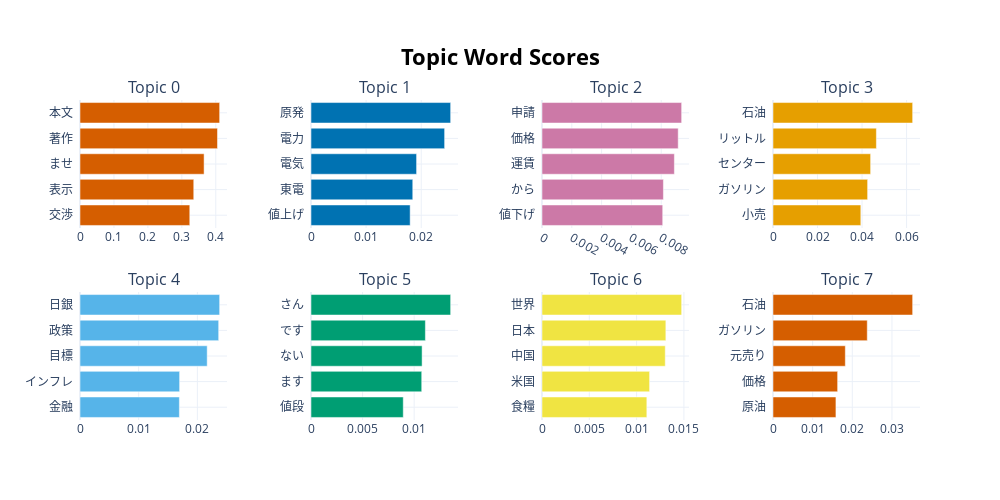

The cell this chart's notebook holds for it:
### Code cell
topic_model.visualize_barchart()

### Figure 1 — Plotly figure (JSON) as saved in the notebook; plotly's stock layout.template omitted (floating-point values rounded to 4 significant figures)
{"data": [{"marker": {"color": "#D55E00"}, "orientation": "h", "type": "bar", "x": [0.3234, 0.3351, 0.3655, 0.405, 0.4114], "xaxis": "x", "y": ["交渉  ", "表示  ", "ませ  ", "著作  ", "本文  "], "yaxis": "y"}, {"marker": {"color": "#0072B2"}, "orientation": "h", "type": "bar", "x": [0.01799, 0.01846, 0.01915, 0.02424, 0.02534], "xaxis": "x2", "y": ["値上げ  ", "東電  ", "電気  ", "電力  ", "原発  "], "yaxis": "y2"}, {"marker": {"color": "#CC79A7"}, "orientation": "h", "type": "bar", "x": [0.008099, 0.008145, 0.008881, 0.009138, 0.00937], "xaxis": "x3", "y": ["値下げ  ", "から  ", "運賃  ", "価格  ", "申請  "], "yaxis": "y3"}, {"marker": {"color": "#E69F00"}, "orientation": "h", "type": "bar", "x": [0.03945, 0.0425, 0.04385, 0.04643, 0.06273], "xaxis": "x4", "y": ["小売  ", "ガソリン  ", "センター  ", "リットル  ", "石油  "], "yaxis": "y4"}, {"marker": {"color": "#56B4E9"}, "orientation": "h", "type": "bar", "x": [0.01693, 0.01697, 0.02167, 0.02363, 0.0238], "xaxis": "x5", "y": ["金融  ", "インフレ  ", "目標  ", "政策  ", "日銀  "], "yaxis": "y5"}, {"marker": {"color": "#009E73"}, "orientation": "h", "type": "bar", "x": [0.008944, 0.01073, 0.01077, 0.01109, 0.01354], "xaxis": "x6", "y": ["値段  ", "ます  ", "ない  ", "です  ", "さん  "], "yaxis": "y6"}, {"marker": {"color": "#F0E442"}, "orientation": "h", "type": "bar", "x": [0.01108, 0.01137, 0.01303, 0.01309, 0.01476], "xaxis": "x7", "y": ["食糧  ", "米国  ", "中国  ", "日本  ", "世界  "], "yaxis": "y7"}, {"marker": {"color": "#D55E00"}, "orientation": "h", "type": "bar", "x": [0.01587, 0.0163, 0.01824, 0.02377, 0.03522], "xaxis": "x8", "y": ["原油  ", "価格  ", "元売り  ", "ガソリン  ", "石油  "], "yaxis": "y8"}], "layout": {"annotations": [{"font": {"size": 16}, "showarrow": false, "text": "Topic 0", "x": 0.0875, "xanchor": "center", "xref": "paper", "y": 1, "yanchor": "bottom", "yref": "paper"}, {"font": {"size": 16}, "showarrow": false, "text": "Topic 1", "x": 0.3625, "xanchor": "center", "xref": "paper", "y": 1, "yanchor": "bottom", "yref": "paper"}, {"font": {"size": 16}, "showarrow": false, "text": "Topic 2", "x": 0.6375, "xanchor": "center", "xref": "paper", "y": 1, "yanchor": "bottom", "yref": "paper"}, {"font": {"size": 16}, "showarrow": false, "text": "Topic 3", "x": 0.9125, "xanchor": "center", "xref": "paper", "y": 1, "yanchor": "bottom", "yref": "paper"}, {"font": {"size": 16}, "showarrow": false, "text": "Topic 4", "x": 0.0875, "xanchor": "center", "xref": "paper", "y": 0.4, "yanchor": "bottom", "yref": "paper"}, {"font": {"size": 16}, "showarrow": false, "text": "Topic 5", "x": 0.3625, "xanchor": "center", "xref": "paper", "y": 0.4, "yanchor": "bottom", "yref": "paper"}, {"font": {"size": 16}, "showarrow": false, "text": "Topic 6", "x": 0.6375, "xanchor": "center", "xref": "paper", "y": 0.4, "yanchor": "bottom", "yref": "paper"}, {"font": {"size": 16}, "showarrow": false, "text": "Topic 7", "x": 0.9125, "xanchor": "center", "xref": "paper", "y": 0.4, "yanchor": "bottom", "yref": "paper"}], "height": 500, "hoverlabel": {"bgcolor": "white", "font": {"family": "Rockwell", "size": 16}}, "showlegend": false, "title": {"font": {"color": "Black", "size": 22}, "text": "<b>Topic Word Scores", "x": 0.5, "xanchor": "center", "yanchor": "top"}, "width": 1000, "xaxis": {"anchor": "y", "domain": [0, 0.175], "showgrid": true}, "xaxis2": {"anchor": "y2", "domain": [0.275, 0.45], "showgrid": true}, "xaxis3": {"anchor": "y3", "domain": [0.55, 0.725], "showgrid": true}, "xaxis4": {"anchor": "y4", "domain": [0.825, 1], "showgrid": true}, "xaxis5": {"anchor": "y5", "domain": [0, 0.175], "showgrid": true}, "xaxis6": {"anchor": "y6", "domain": [0.275, 0.45], "showgrid": true}, "xaxis7": {"anchor": "y7", "domain": [0.55, 0.725], "showgrid": true}, "xaxis8": {"anchor": "y8", "domain": [0.825, 1], "showgrid": true}, "yaxis": {"anchor": "x", "domain": [0.6, 1], "showgrid": true}, "yaxis2": {"anchor": "x2", "domain": [0.6, 1], "showgrid": true}, "yaxis3": {"anchor": "x3", "domain": [0.6, 1], "showgrid": true}, "yaxis4": {"anchor": "x4", "domain": [0.6, 1], "showgrid": true}, "yaxis5": {"anchor": "x5", "domain": [0, 0.4], "showgrid": true}, "yaxis6": {"anchor": "x6", "domain": [0, 0.4], "showgrid": true}, "yaxis7": {"anchor": "x7", "domain": [0, 0.4], "showgrid": true}, "yaxis8": {"anchor": "x8", "domain": [0, 0.4], "showgrid": true}}}
